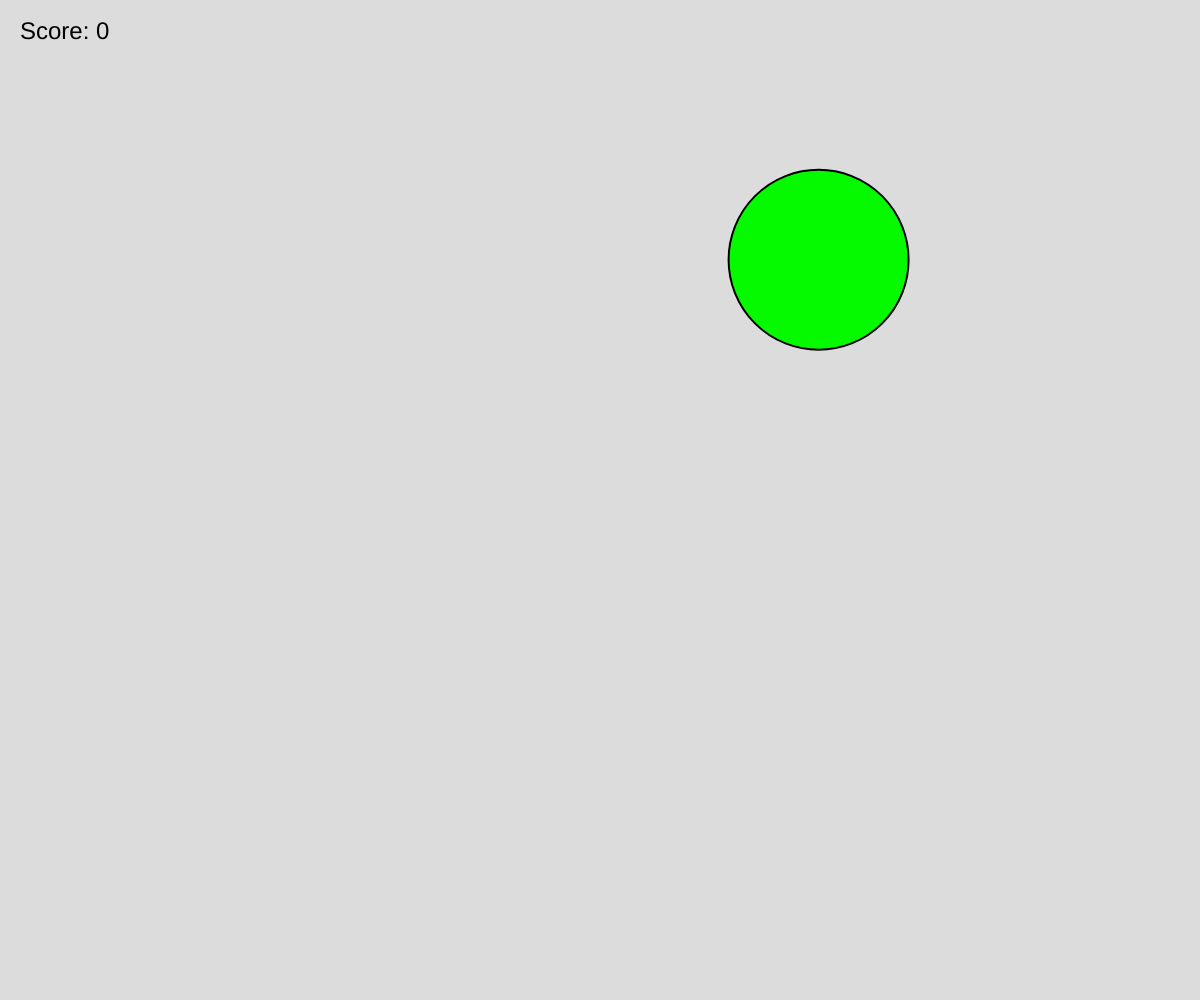
Frame 1 (no input)
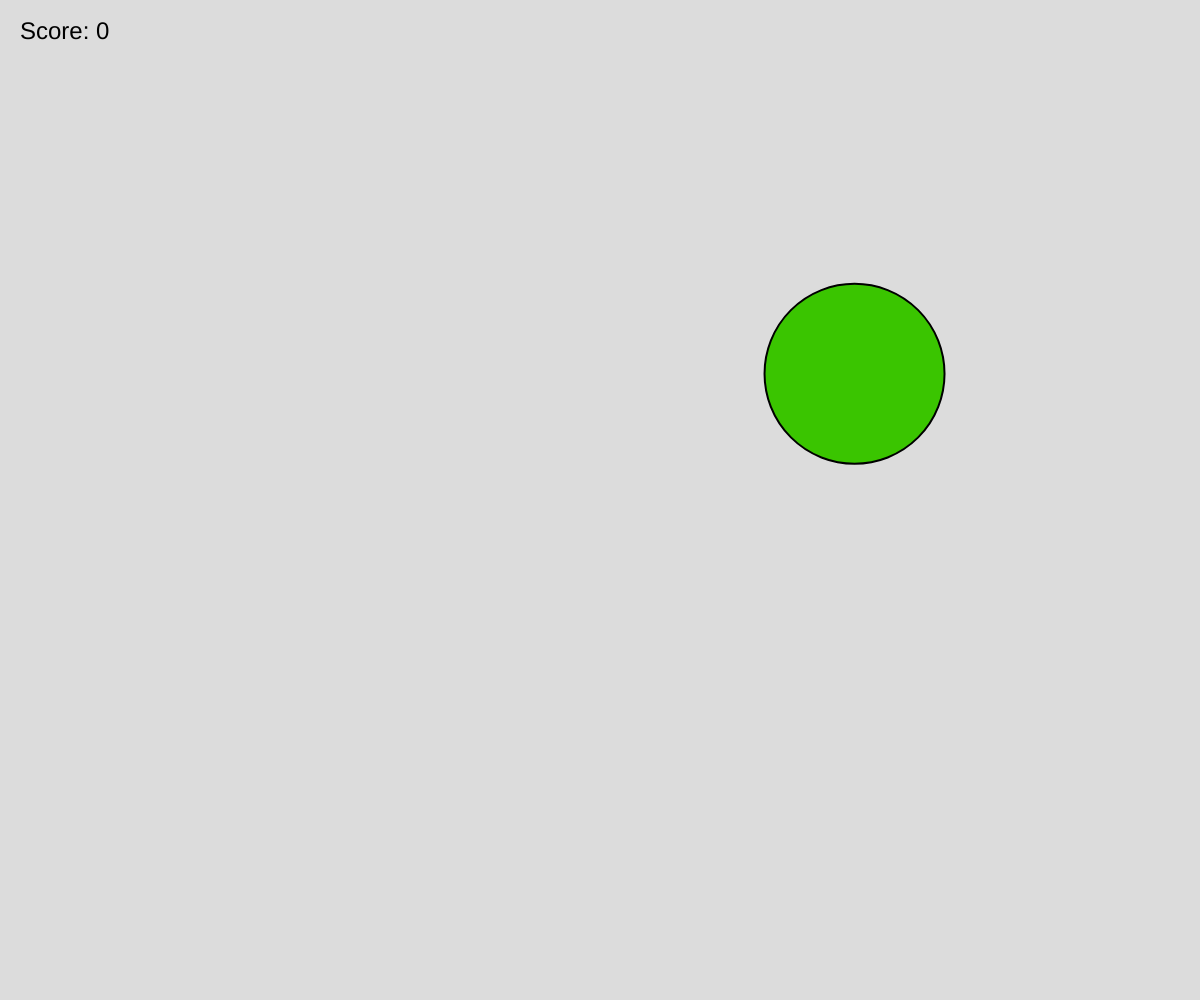
Frame 60 (no input)
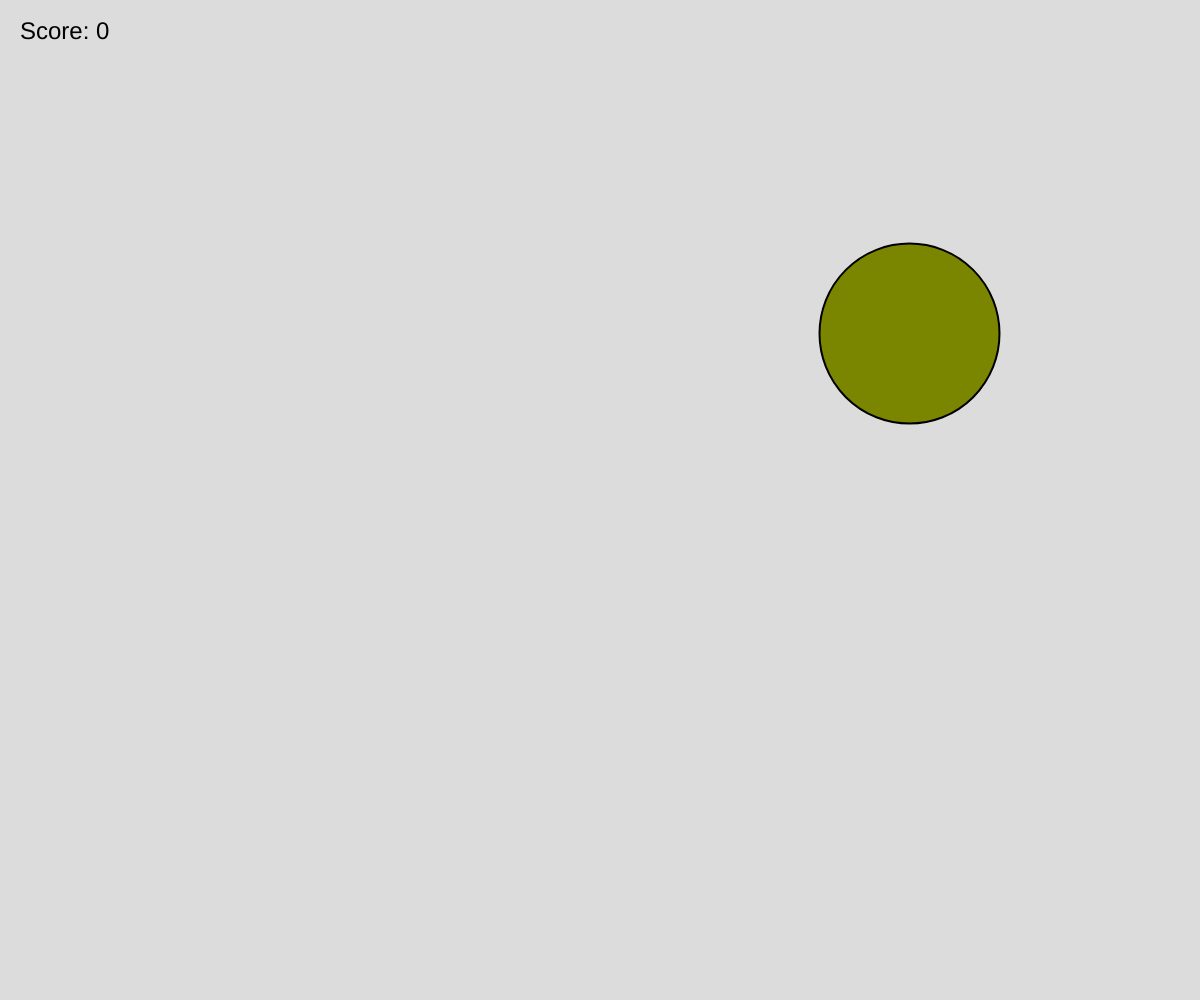
Frame 120 (the mouse pressed at the canvas centre since frame 60)

The p5.js sketch that drew these frames (run headless with seeded random() and noise() and a simulated clock; from frame 60 on, the mouse is pressed at the canvas centre):

// p5.js sketch
// ── sketch.js
// Interactive Scene
// Ashad Hussain
// October 02, 2026
//
//Extra for Experts:
//I used the map() function from the p5js refernceto make the circles change color as time passed


//Declare Values 
let circleX, circleY; 
let circleRadius = 90; 
let score = 0;
let circleTimer = 0;
let circleCount = 0;
let maxCircles = 30;
let gameOver = false;
let buttonX, buttonY, buttonWidth, buttonHeight;
let maxTries = 30;
       

//Main target spawning function and play again button
function setup() {
  createCanvas(windowWidth, windowHeight); 
  buttonWidth = 200;
  buttonHeight = 50;
  buttonX = width / 2 - buttonWidth / 2;
  buttonY =  height / 2 - buttonHeight / 2 + 100;
  spawnCircle();          

}

function draw() {
  background(220);
  //Time the targets and make targets change color from green to red as more and more time passes
  if (!gameOver){
    let timePassed = millis() - circleTimer;
  
    let r = map(timePassed, 0, 800, 0, 255);
    let g = map(timePassed, 0, 800, 255, 0);
    fill(r, g, 0);   
    stroke(0);           
    strokeWeight(2);
    circle(circleX, circleY, circleRadius * 2); 

    fill(0);
    noStroke();
    textSize(24);
    textAlign(LEFT, TOP);
    text("Score: " + score, 20, 20);

    if(timePassed > 800){
      spawnCircle();
    }
  }

  //Ending screen and Play button
  else{
    fill(0);
    noStroke();
    textSize(36);
    textAlign(CENTER, CENTER);
    text("GAME OVER!", width / 2, height / 2);
    textSize(24);
    text("Final Score: " + score + " / " + maxCircles, width / 2, height / 2 + 30);

    //Restart Button
    stroke(0);
    strokeWeight(2);

    if (mouseX > buttonX && mouseX < buttonX + buttonWidth && mouseY > buttonY && mouseY < buttonY + buttonHeight){
      fill(180, 220, 180);
    }
    else{
      fill(255);
    }

    rect(buttonX, buttonY, buttonWidth, buttonHeight);

    fill(0);
    noStroke();
    textSize(20);
    text("Play Again", width / 2, buttonY + buttonHeight / 2);
  }
}

//Detect if mouse hit target or notand play again button setup
function mousePressed() {
  if (gameOver){
    if (mouseX > buttonX && mouseX < buttonX + buttonWidth && mouseY > buttonY && mouseY < buttonY + buttonHeight){
      resetGame();
    }
    return;
  }
  maxTries++;
  let d = dist(mouseX, mouseY, circleX, circleY);

  if (d < circleRadius) {

    score++;       
    spawnCircle();   
  }
  
}

//target spawning
function spawnCircle(){
  if (circleCount >= maxCircles){
    gameOver = true;
    return;
  }
  circleCount++;
  circleX = random(circleRadius, windowWidth - circleRadius);
  circleY = random(circleRadius, windowHeight - circleRadius);
  circleTimer = millis();
}

//restart game
function resetGame(){
  score = 0;
  circleCount = 0;
  gameOver = false;
  spawnCircle();
}
